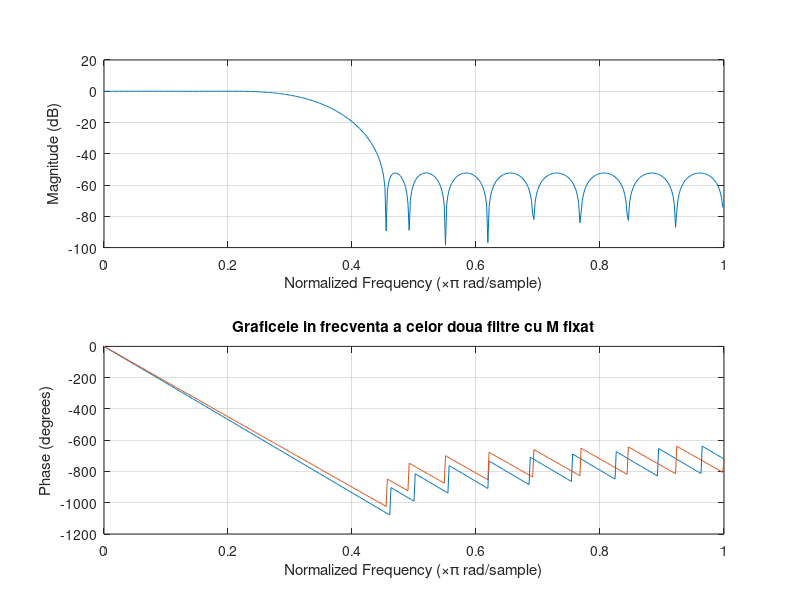
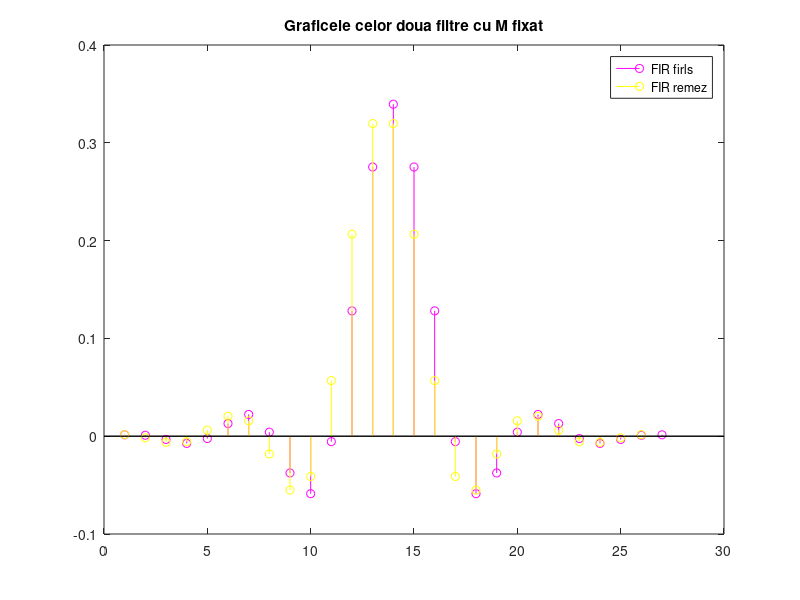

MATLAB code to generate these figures, in order:
clc ;
clear all ;
close all ;

omegaP = 0.22 ;
omegaS = 0.45 ;

M = 25 ;

omega = [ 0 omegaP omegaS 1 ] ;
A = [ 1 1 0 0 ] ;

% FIR optim in sens CMMP
hf = firls( M, omega, A ) ;

% FIR optim in sens norma infinit
hr = remez( M, omega, A ) ;

figure
freqz( hf ) ;
hold on 
freqz( hr ) ;
title( 'Graficele in frecventa a celor doua filtre cu M fixat' ) ;

figure
stem( hf, 'm' ) ;
hold on 
stem( hr, 'y' ) ;
title( 'Graficele celor doua filtre cu M fixat' ) ;
legend('FIR firls', 'FIR remez' ) ;

% pentru aflarea atenuarii minime avem nevoie de maximul spectrului benzii
% de stopare

% CMMP
[ Hf, omega1 ] = freqz( hf ) ;
a = find( omega1 / pi >= omegaS, 1, 'first' ) ;
f1 = abs( Hf( a : length( Hf ) ) ) ;
CMMP = 20 * log( max( f1 ) ) 

% Infinit
[ Hr, omega2 ] = freqz( hr ) ;
b = find( omega2 / pi >= omegaS, 1, 'first' ) ;
f2 = abs( Hr( b : length( Hr ) ) ) ;
Inf = 20 * log( max( f2 ) )